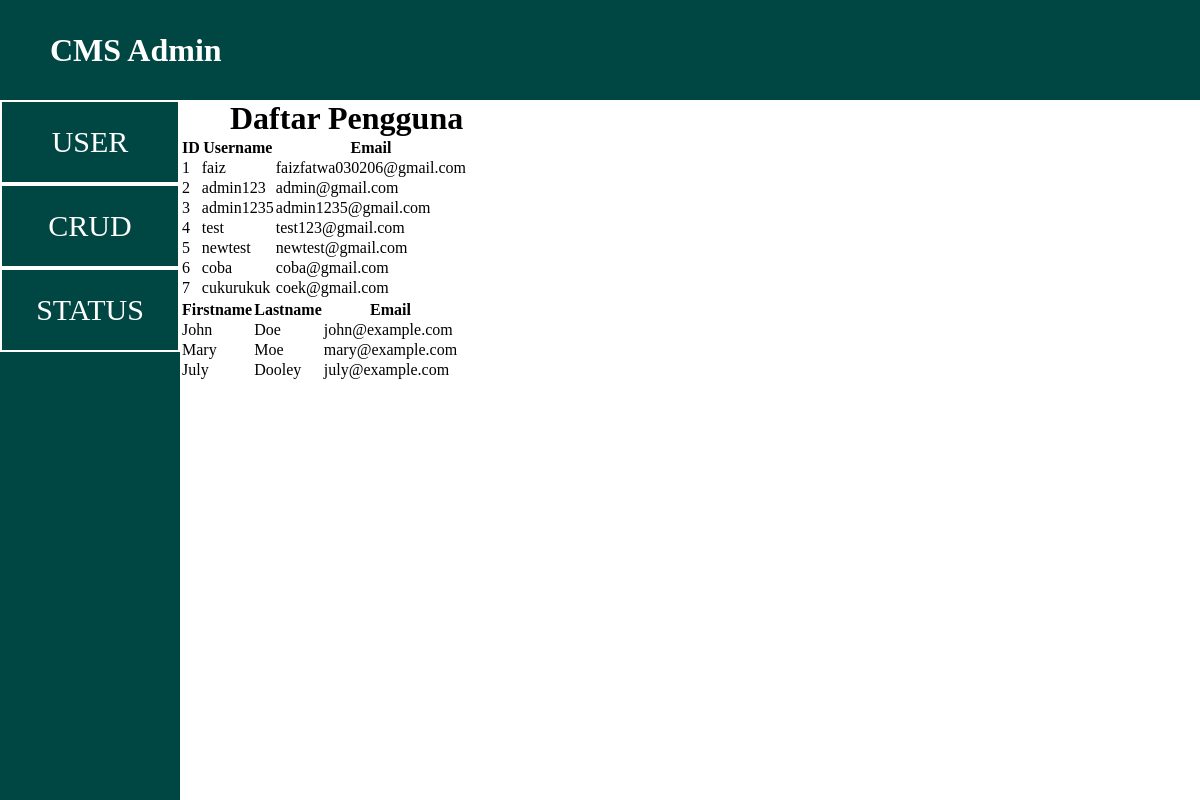
Screenshot of /admin_user with the database file from the repository.
### models/user.py (models this page shows)
class User(db.Model, UserMixin):
    id = db.Column(db.Integer, primary_key=True)
    username = db.Column(db.String(20), nullable=False, unique=True)
    email = db.Column(db.String(120), nullable=False, unique=True)
    password = db.Column(db.String(80), nullable=False)

### app.py (the view)
@app.route("/admin_user")
def admin_user():
    users = User.query.all()
    return render_template("admin_user.html", users=users)

### templates/admin_user.html (shortened to what this page needs)
<!DOCTYPE html>
<html lang="en">
<head>
    <link rel="stylesheet" type="text/css" href="{{ url_for('static', filename='css/crud_admin.css') }}">
</head>
<body>
    <div class="navbar">
        <h1>CMS Admin</h1>
    </div>
    <div class="container">
        <div class="bar-left">
            <div class="nav-user">
                <a href="{{ url_for('admin_user') }}">USER</a>
            </div>
            <div class="nav-user">
                <a href="{{ url_for('admin_crud') }}">CRUD</a>
            </div>
            <div class="nav-user">
                <a href="{{ url_for('admin_status') }}">STATUS</a>
            </div>
        </div>
        <div class="bar-right">
            <h1>Daftar Pengguna</h1>
            <table>
                <tr>
                    <th>ID</th>
                    <th>Username</th>
                    <th>Email</th>
                </tr>
                {% for user in users %}
                <tr>
                    <td>{{ user.id }}</td>
                    <td>{{ user.username }}</td>
                    <td>{{ user.email }}</td>
                </tr>
                {% endfor %}
            </table>
            <table class="table table-striped">
                <thead>
                  <tr>
                    <th>Firstname</th>
                    <th>Lastname</th>
                    <th>Email</th>
                  </tr>
                </thead>
                <tbody>
                  <tr>
                    <td>John</td>
                    <td>Doe</td>
                    <td>john@example.com</td>
                  </tr>
                  <tr>
                    <td>Mary</td>
                    <td>Moe</td>
                    <td>mary@example.com</td>
                  </tr>
                  <tr>
                    <td>July</td>
                    <td>Dooley</td>
                    <td>july@example.com</td>
                  </tr>
                </tbody>
              </table>
        </div>
    </div>
</body>
</html>

### static/css/crud_admin.css (style rules this page uses)
* { padding: 0; margin: 0; }
.navbar { display: flex; align-items: center; color: white; background-color: #004643; height: 100px; width: 100%; }
h1 { margin-left: 50px; }
.container { display: flex; width: 100%; height: 700px; }
.bar-left { width: 15%; background-color: #004643; }
.nav-user { background-color: #004643; height: 80px; align-items: center; display: flex; justify-content: center; border: 2px solid white; }
a { color: white; font-size: 30px; text-decoration: none; }
.bar-right { width: 85%; }

### rows the page displays
User: id "1", username "faiz", email "faizfatwa030206@gmail.com"
User: id "2", username "admin123", email "admin@gmail.com"
User: id "3", username "admin1235", email "admin1235@gmail.com"
User: id "4", username "test", email "test123@gmail.com"
User: id "5", username "newtest", email "newtest@gmail.com"
User: id "6", username "coba", email "coba@gmail.com"
User: id "7", username "cukurukuk", email "coek@gmail.com"
